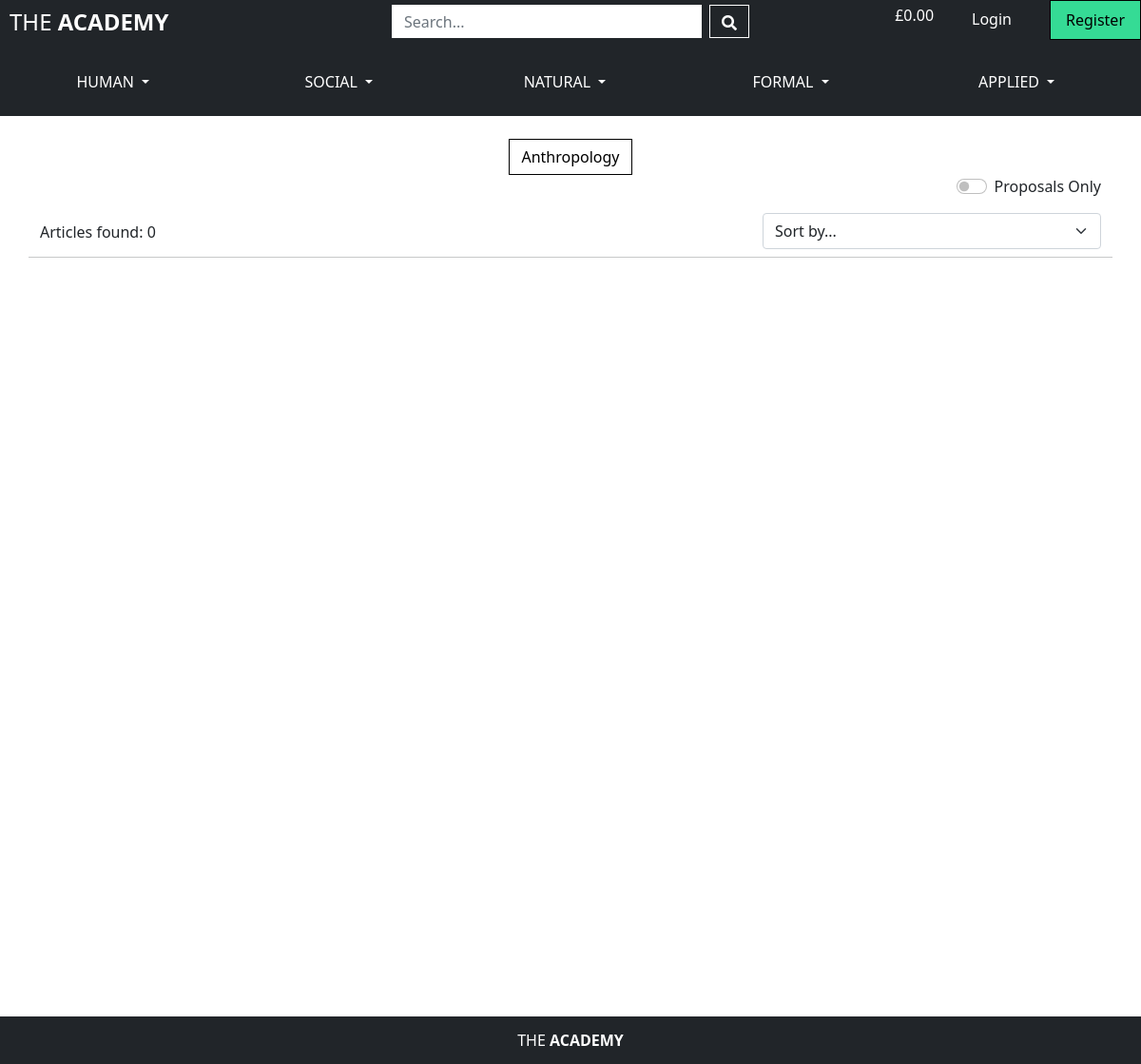
/articles/?subject=anthropology, run on an earlier commit of the app's database.
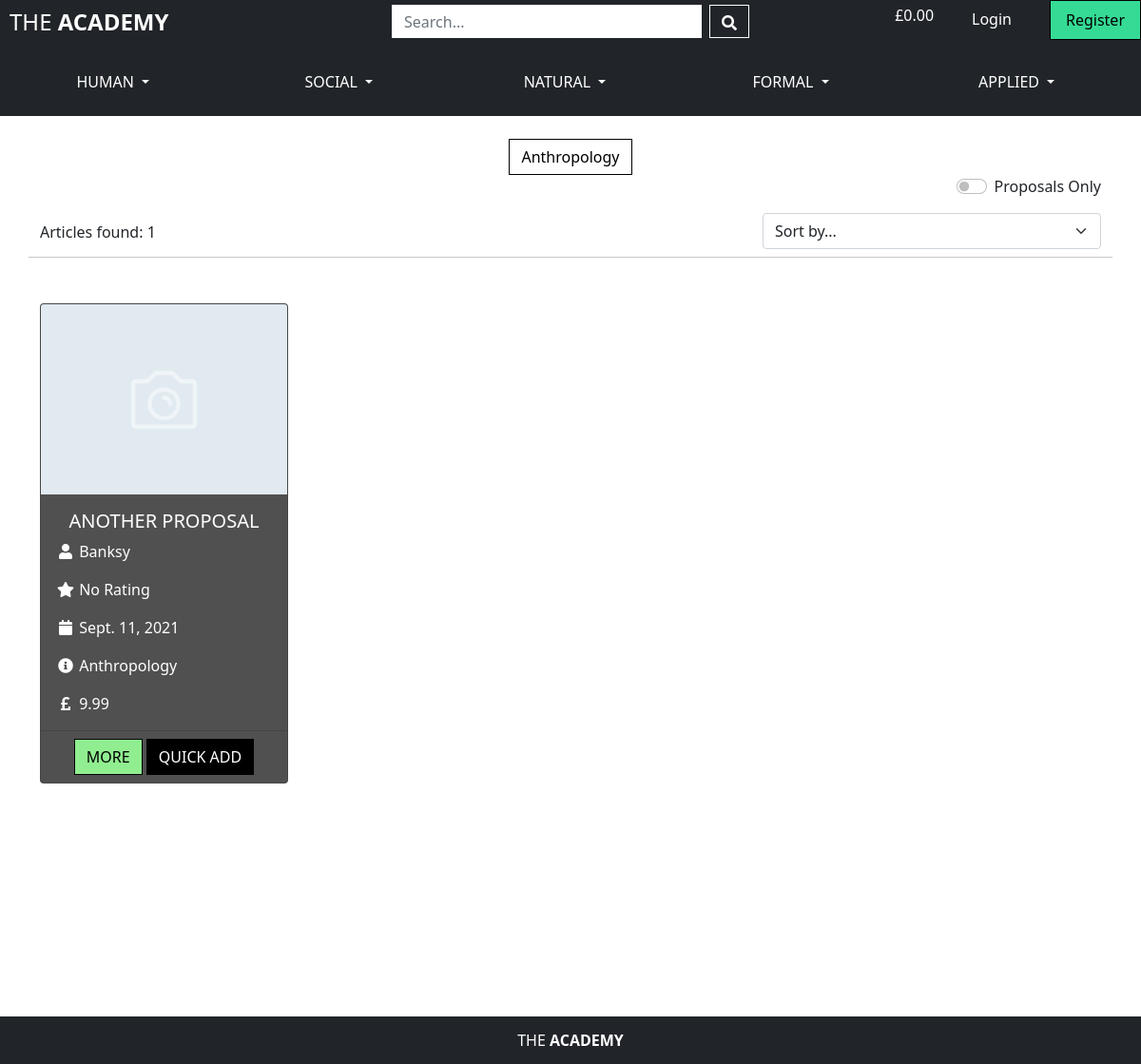
And on a later commit of the database.
### articles/models.py (models this page shows, shortened)
class Subject(models.Model):
    subject_name = models.CharField(max_length=200, null=False, blank=False)
    friendly_name = models.CharField(max_length=200, blank=True)
    class ScienceArea(models.TextChoices):
        HUMAN = 'HU', _('Human')
        SOCIAL = 'SO', _('Social')
        NATURAL = 'NA', _('Natural')
        FORMAL = 'FO', _('Formal')
        APPLIED = 'AP', _('Applied')
    science = models.CharField(
        max_length=2,
        choices=ScienceArea.choices,
        blank=False,
    )
    class Meta:
        ordering = ['subject_name']

class Article(models.Model):
    proposal = models.BooleanField(default=False)
    title = models.CharField(max_length=200)
    authors = models.ManyToManyField(Academic)  # ['Einstein', 'Tesla', etc.]
    subjects = models.ManyToManyField(Subject)  # ['history', 'maths', etc.]
    article = models.FileField(upload_to='uploads/')
    date = models.DateField()
    summary = models.TextField()
    rating = models.DecimalField(max_digits=2, decimal_places=1, null=True, blank=True)
    price = models.DecimalField(max_digits=6, decimal_places=2)
    image = models.ImageField(default='/noimage.jpeg', blank=True)
    stakers = models.DecimalField(max_digits=6, decimal_places=0, default=0, null=True, blank=True)
    class Meta:
        ordering = ['title']

### academics/models.py (models this page shows)
class Academic(models.Model):
    user = models.OneToOneField(User, on_delete=models.CASCADE,
                                related_name='academic', null=True)
    name = models.CharField(max_length=70)
    username = models.CharField(max_length=15)  # to delete?
    default_email = models.EmailField(max_length=254, blank=True)
    default_phone_number = models.CharField(max_length=20, blank=True)
    default_street_address1 = models.CharField(max_length=80, blank=True)
    default_street_address2 = models.CharField(max_length=80, blank=True)
    default_town_or_city = models.CharField(max_length=40, blank=True)
    default_county = models.CharField(max_length=80, blank=True)
    default_postcode = models.CharField(max_length=20, blank=True)
    default_country = CountryField(blank_label='Country', blank=True)
    about = models.TextField()
    level = models.DecimalField(max_digits=4, decimal_places=1, null=True, blank=True)
    image = models.ImageField(blank=True)
    following = models.ManyToManyField('self', symmetrical=False, blank=True)
    subscribers = models.DecimalField(max_digits=9, decimal_places=0, null=True, blank=True)
    class Meta:
        ordering = ['name']
    def __str__(self):
        return self.name

### articles/views.py (the view, shortened to what this page needs)
# urls.py: path('', views.all_articles, name='articles'),
def all_articles(request):
    articles = Article.objects.all()
    query = None
    subjects = None
    sort = None
    direction = None
    proposals = False
    if request.GET:
        if 'proposals' in request.GET:
            articles = Article.objects.filter(proposal=True)
            proposals = True
            messages.info(request, f'Showing proposals only')
        if 'subject' in request.GET:
            subjects = request.GET['subject'].split(',')
            articles = articles.filter(
                subjects__subject_name__in=subjects).distinct()
            subjects = Subject.objects.filter(subject_name__in=subjects)
    context = {
        'articles': articles,
        'search_term': query,
        'current_subjects': subjects,
        'proposals': proposals,
    }
    return render(request, 'articles/articles.html', context)

### bag/contexts.py (called while the page is built, shortened)
def bag_contents(request):
    bag_articles = []
    bag_subscriptions = []
    bag_total = 0
    article_count = 0
    subscription_count = 0
    bag = request.session.get('bag', {})
    context = {
        'bag_articles': bag_articles,
        'bag_subscriptions': bag_subscriptions,
        'bag_total': bag_total,
        'article_count': article_count,
        'subscription_count': subscription_count,
    }
    return context

### articles/templates/articles/articles.html (shortened to what the changed rows need)
{% extends "base.html" %}
{% load static %}
{% block page_header %}
<div class="container">
    <div class="row">
        <div class="col-12 mt-4 center">
            {% for subject in current_subjects %}
                <a id="category-button" href="{% url 'articles' %}?subject={{ subject.subject_name }}" class="btn">
                    {% if subject.friendly_name %}
                        {{ subject.friendly_name|title }}<br>
                    {% else %}
                        {{ subject.subject_name|title }}<br>
                    {% endif %}
                </a>
            {% endfor %}
        </div>
        <div class="col-4 mt-5">
            <span class="align-bottom">
                Articles found: {{ articles|length }}{% if search_term %} found for <strong>"{{ search_term }}"</strong>{% endif %}
            </span>
        </div>
    </div>
</div>
{% endblock %}
{% block content %}
    <div id="main-content" class="container">
        <div class="row">
            {% for article in articles %}
                <div class="col-sm-6 col-md-6 col-lg-4 col-xl-3 pb-5">
                    <div class="card h-100 {% if article.proposal %}proposal{% endif %}">
                        <a href="{% url 'article_detail' article.id %}">
                            <img class="card-img-top" src="{{ article.image.url }}"  alt="{{ article.name }}">
                        </a>
                        <div class="card-body">
                            <h5 class="card-title center">{{ article.title }}</h5>
                            <p class="card-text">
                                {% for author in article.authors.all %}
                                    <i class="fas fa-user fa-fw"></i>
                                    <a href="{% url 'academic_profile' author.id %}"> {{ author }}</a>
                                {% endfor %}
                            </p>
                            <p class="card-text"><i class="fas fa-star fa-fw"></i>
                                {% if article.rating %}
                                     {{ article.rating }}
                                {% else %}
                                     No Rating
                                {% endif %}
                            </p>
                            <p class="card-text"><i class="fas fa-calendar fa-fw"></i> {{ article.date }}</p>
                            <p>
                                {% for subject in article.subjects.all %}
                                    <i class="fas fa-info-circle fa-fw"></i>
                                    <a href="{% url 'articles' %}?subject={{ subject.subject_name }}" class="card-text text-capitalize">{{ subject.friendly_name }}</a>
                                {% endfor %}
                            </p>
                            <p class="card-text"><i class="fas fa-pound-sign fa-fw"></i> {{ article.price}}</p>
                        </div>
                        <div class="card-footer center">
                            <a id="more-button" href="{% url 'article_detail' article.id %}" class="btn">MORE</a>
                            <a id="buy-button" href="{% url 'quick_add_to_bag' article.id %}" class="btn">QUICK ADD</a>
                        </div>
                    </div>
                </div>
            {% endfor %}
        </div>
    </div>
{% endblock %}

What changed in the data, as far as the page shows it:
added Article: image (placeholder picture), title "ANOTHER PROPOSAL", shows "No Rating", date "Sept. 11, 2021", price "9.99", Subject (friendly_name "Anthropology")
now on this page (row unchanged): Academic: name "Banksy"
Also different on the page:
{{ articles|length }}: "0" → "1"
